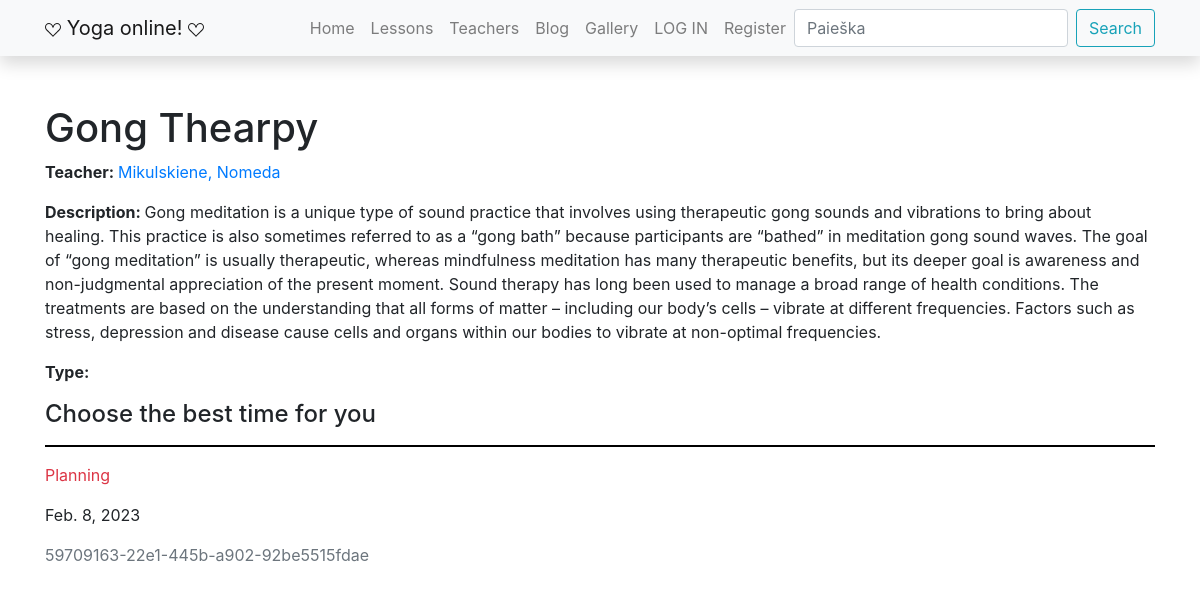
The page /yoga/lessons/2 on the database as committed earlier.
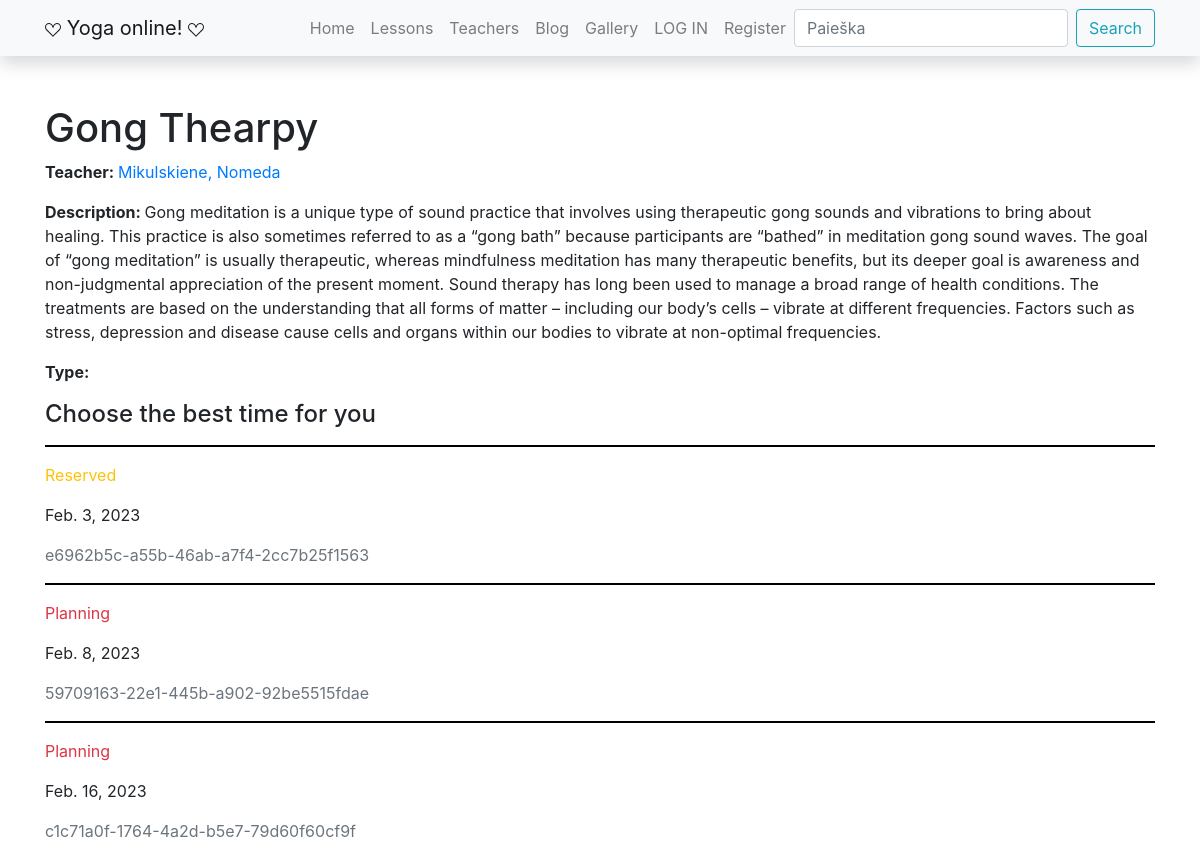
The same page on the database as committed later.
### yoga/models.py (models this page shows, shortened)
class LessonInstance(models.Model):
    id = models.UUIDField(primary_key=True, default=uuid.uuid4, help_text='Unique lesson code')
    lesson = models.ForeignKey('Lesson', on_delete=models.SET_NULL, null=True)
    due_back = models.DateField('Will be available', null=True, blank=True)
    LOAN_STATUS = (
        ('p', 'Planning'),
        ('a', 'Not available'),
        ('b', 'You can book'),
        ('r', 'Reserved')
    )
    status = models.CharField(
        max_length=1,
        choices=LOAN_STATUS,
        blank=True,
        default='p',
        help_text='Status'
    )
    student = models.ForeignKey(User, on_delete=models.SET_NULL, null=True, blank=True)
    class Meta:
        ordering = ['due_back']  # admin svetainės settingas, kaip rikiuojama

### yoga/views.py (the view)
# urls.py: path('lessons/<int:pk>', views.LessonDetailView.as_view(), name='lesson-detail'),
class LessonDetailView(generic.DetailView):
    model = Lesson  # šablonui autosukuriamas kintamas book
    template_name = 'lesson_detail_styled.html'

### yoga/models.py (called while the page is built)
    def __str__(self):
        return f'{self.last_name}, {self.first_name}'

### yoga/templates/lesson_detail_styled.html
{% extends "base.html" %}
{% block content %}
<h1>{{ lesson.title }} </h1>
<p><strong>Teacher: </strong><a href="{% url 'teacher-detail' lesson.teacher.id %}">{{ lesson.teacher }}</a></p>
<p><strong>Description: </strong>{{ lesson.summary }} </p>
<p><strong>Type: </strong>{{ lesson.type.all|join:", " }}</p>
<h4>Choose the best time for you</h4>
{% for lesson_inst_obj in lesson.lessoninstance_set.all %}
<hr>
<p class="{% if lesson_inst_obj.status == 'b' %}text-success
{% elif lesson_inst_obj.status == 'p' %}text-danger
{% else %}text-warning
{% endif %}">{{ lesson_inst_obj.get_status_display }}</p>
{% if lesson_inst_obj.status != 'a' %}
<p>{{ lesson_inst_obj.due_back }}</p>
{% endif %}
<p class="text-muted">{{ lesson_inst_obj.id }}</p>
{% endfor %}
{% endblock %}

Rows that differ between the two databases and show on the page:
added LessonInstance: status "Reserved", due_back "Feb. 3, 2023", id "e6962b5c-a55b-46ab-a7f4-2cc7b25f1563"
added LessonInstance: status "Planning", due_back "Feb. 16, 2023", id "c1c71a0f-1764-4a2d-b5e7-79d60f60cf9f"
